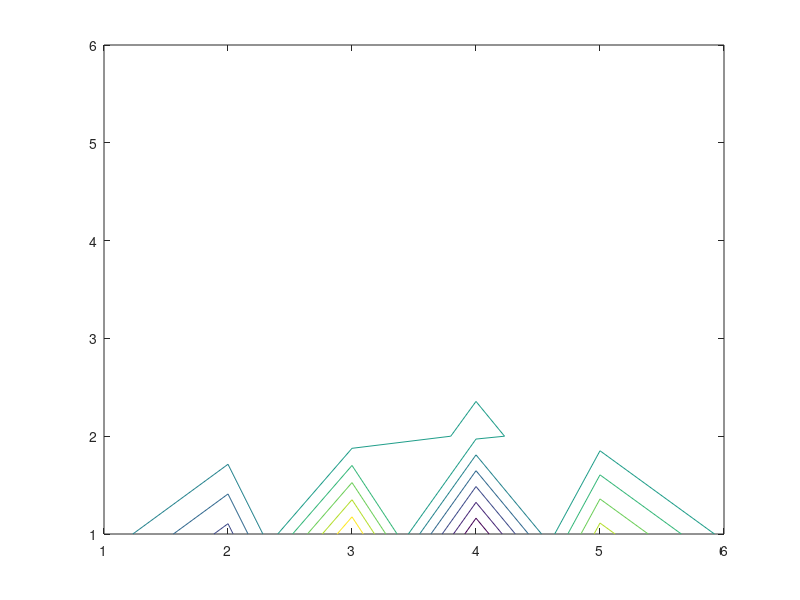
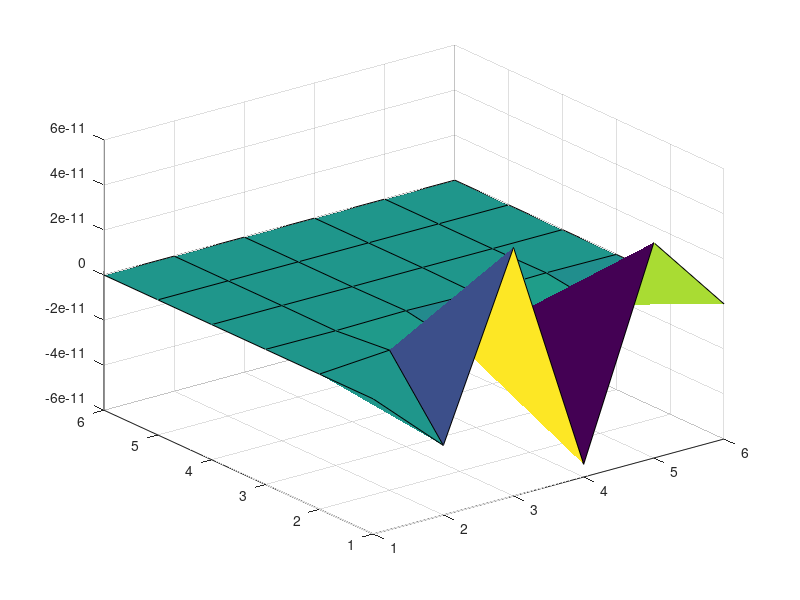

The MATLAB script that drew these images, in order:
clc; 
clear; 
x=input('Please enter X domain :                        x='); 
t=input('Please ener T domain  :                        t='); 
n=input('Please enter nodes nUmber:                     n='); 
m=input('Plese enter total step of time:                m='); 
c=2;
h=x/n; 
k=t/m; 
y=(c*k)/h; 
U=zeros(m+1,n+1); 
%%%%%%%%%%%%%%%%%%%%%%%%%%%%%%%%
for j=1:m+1 
    U(m+2-j,1)=0; 
end 
for i=1:n+1 
    U(m+1,i)=sin((i-1)*pi*h); 
end 
for j=1:m+1 
    U(m+2-j,n+1)=0; 
end 
for i=2:n 
    U(m,i)=((y^2)/2)*(U(m+1,i+1)+U(m+1,i-1))+(1-(y^2))*(U(m+1,i)); 
end 
for j=2:m 
    for i=2:n 
        U(m+2-(j+1),i)=(y^2)*U(m+2-j,i+1)+2*(1-(y^2))*U(m+2-j,i)+(y^2)*U(m+2-j,i-1)-U(m+2-(j-1),i); 
    end 
end 
U 
contour(U)
figure
surf(U) 
 